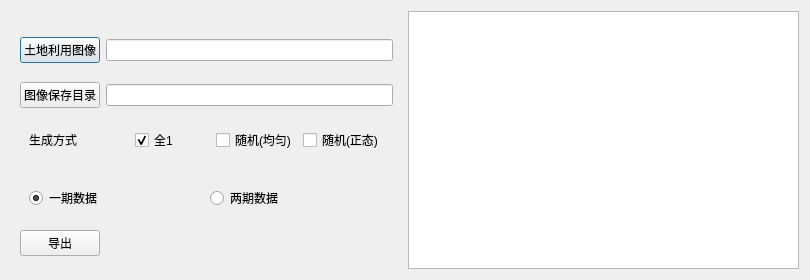
<?xml version="1.0" encoding="UTF-8"?>
<ui version="4.0">
 <class>GenProbImageDialog</class>
 <widget class="QDialog" name="GenProbImageDialog">
  <property name="geometry">
   <rect>
    <x>0</x>
    <y>0</y>
    <width>810</width>
    <height>280</height>
   </rect>
  </property>
  <property name="windowTitle">
   <string>自定义概率图</string>
  </property>
  <layout class="QHBoxLayout" name="horizontalLayout_4">
   <item>
    <widget class="QWidget" name="widget_4" native="true">
     <property name="sizePolicy">
      <sizepolicy hsizetype="Preferred" vsizetype="Fixed">
       <horstretch>0</horstretch>
       <verstretch>0</verstretch>
      </sizepolicy>
     </property>
     <property name="minimumSize">
      <size>
       <width>0</width>
       <height>250</height>
      </size>
     </property>
     <layout class="QGridLayout" name="gridLayout_2">
      <item row="0" column="0" colspan="2">
       <widget class="QWidget" name="widget_3" native="true">
        <layout class="QGridLayout" name="gridLayout">
         <property name="leftMargin">
          <number>0</number>
         </property>
         <property name="topMargin">
          <number>0</number>
         </property>
         <property name="rightMargin">
          <number>0</number>
         </property>
         <property name="bottomMargin">
          <number>0</number>
         </property>
         <item row="0" column="0">
          <widget class="QPushButton" name="pushButton_2">
           <property name="text">
            <string>土地利用图像</string>
           </property>
          </widget>
         </item>
         <item row="0" column="1">
          <widget class="QLineEdit" name="le_landPath"/>
         </item>
        </layout>
       </widget>
      </item>
      <item row="1" column="0">
       <widget class="QPushButton" name="pushButton_3">
        <property name="text">
         <string>图像保存目录</string>
        </property>
       </widget>
      </item>
      <item row="1" column="1">
       <widget class="QLineEdit" name="le_dir"/>
      </item>
      <item row="2" column="0" colspan="2">
       <widget class="QWidget" name="widget" native="true">
        <layout class="QHBoxLayout" name="horizontalLayout">
         <item>
          <widget class="QLabel" name="label">
           <property name="sizePolicy">
            <sizepolicy hsizetype="Fixed" vsizetype="Preferred">
             <horstretch>0</horstretch>
             <verstretch>0</verstretch>
            </sizepolicy>
           </property>
           <property name="minimumSize">
            <size>
             <width>100</width>
             <height>0</height>
            </size>
           </property>
           <property name="maximumSize">
            <size>
             <width>60</width>
             <height>16777215</height>
            </size>
           </property>
           <property name="text">
            <string>生成方式</string>
           </property>
          </widget>
         </item>
         <item>
          <widget class="QCheckBox" name="cb_One">
           <property name="text">
            <string>全1</string>
           </property>
           <property name="checked">
            <bool>true</bool>
           </property>
          </widget>
         </item>
         <item>
          <widget class="QCheckBox" name="cb_Random">
           <property name="text">
            <string>随机(均匀)</string>
           </property>
          </widget>
         </item>
         <item>
          <widget class="QCheckBox" name="cb_NormalRandom">
           <property name="text">
            <string>随机(正态)</string>
           </property>
          </widget>
         </item>
        </layout>
       </widget>
      </item>
      <item row="3" column="0" colspan="2">
       <widget class="QWidget" name="widget_2" native="true">
        <layout class="QHBoxLayout" name="horizontalLayout_2">
         <item>
          <widget class="QRadioButton" name="rb_one">
           <property name="text">
            <string>一期数据</string>
           </property>
           <property name="checked">
            <bool>true</bool>
           </property>
          </widget>
         </item>
         <item>
          <widget class="QRadioButton" name="rb_two">
           <property name="text">
            <string>两期数据</string>
           </property>
          </widget>
         </item>
        </layout>
       </widget>
      </item>
      <item row="4" column="0">
       <widget class="QPushButton" name="pushButton">
        <property name="text">
         <string>导出</string>
        </property>
       </widget>
      </item>
     </layout>
    </widget>
   </item>
   <item>
    <widget class="QTextEdit" name="textEdit"/>
   </item>
  </layout>
 </widget>
 <resources/>
 <connections/>
</ui>
